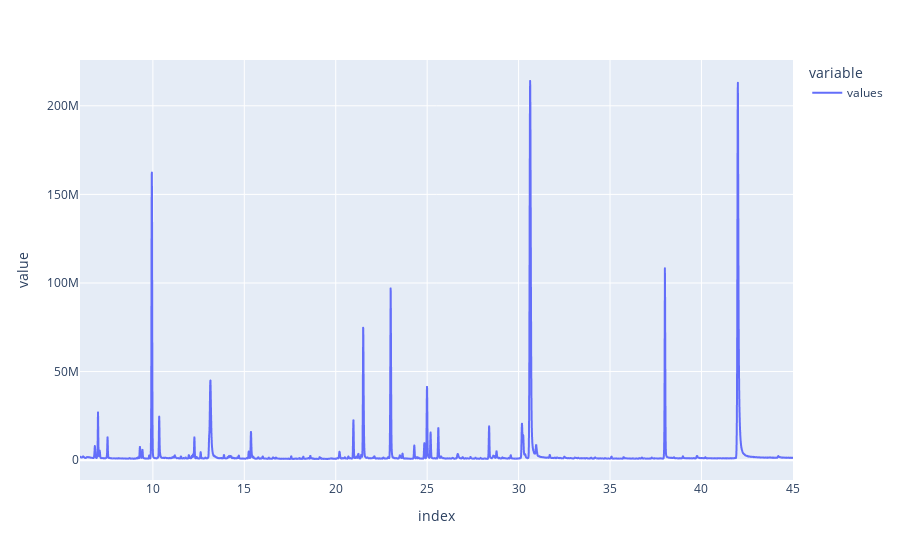

Notebook cell for this chart:
### Markdown cell above
On ne garde que les valeurs comprises dans l'intervalle qui nous interesse, cela supprime aussi les cases éventuellement vide du csv (temps de 0 à la lecture)<br>
Voici un affichage des données sur l'intervalle voulu :

### Code cell
temp = temp.drop(temp[temp.index >= tools.INTERVAL[1]].index)
temp = temp.drop(temp[temp.index <= tools.INTERVAL[0]].index)
print(len(temp))
temp.plot()

### Figure 1 — Plotly figure (JSON) as saved in the notebook; plotly's stock layout.template omitted (floating-point values rounded to 4 significant figures; data arrays with more than 128 entries replaced by an {"elided": "..."} marker saying what was removed)
{"data": [{"hovertemplate": "variable=values<br>index=%{x}<br>value=%{y}<extra></extra>", "legendgroup": "values", "line": {"color": "#636efa", "dash": "solid"}, "mode": "lines", "name": "values", "showlegend": true, "type": "scattergl", "x": {"elided": "6700 float values"}, "xaxis": "x", "y": {"elided": "6700 float values"}, "yaxis": "y"}], "layout": {"legend": {"title": {"text": "variable"}, "tracegroupgap": 0}, "margin": {"t": 60}, "xaxis": {"anchor": "y", "domain": [0, 1], "title": {"text": "index"}}, "yaxis": {"anchor": "x", "domain": [0, 1], "title": {"text": "value"}}}}
